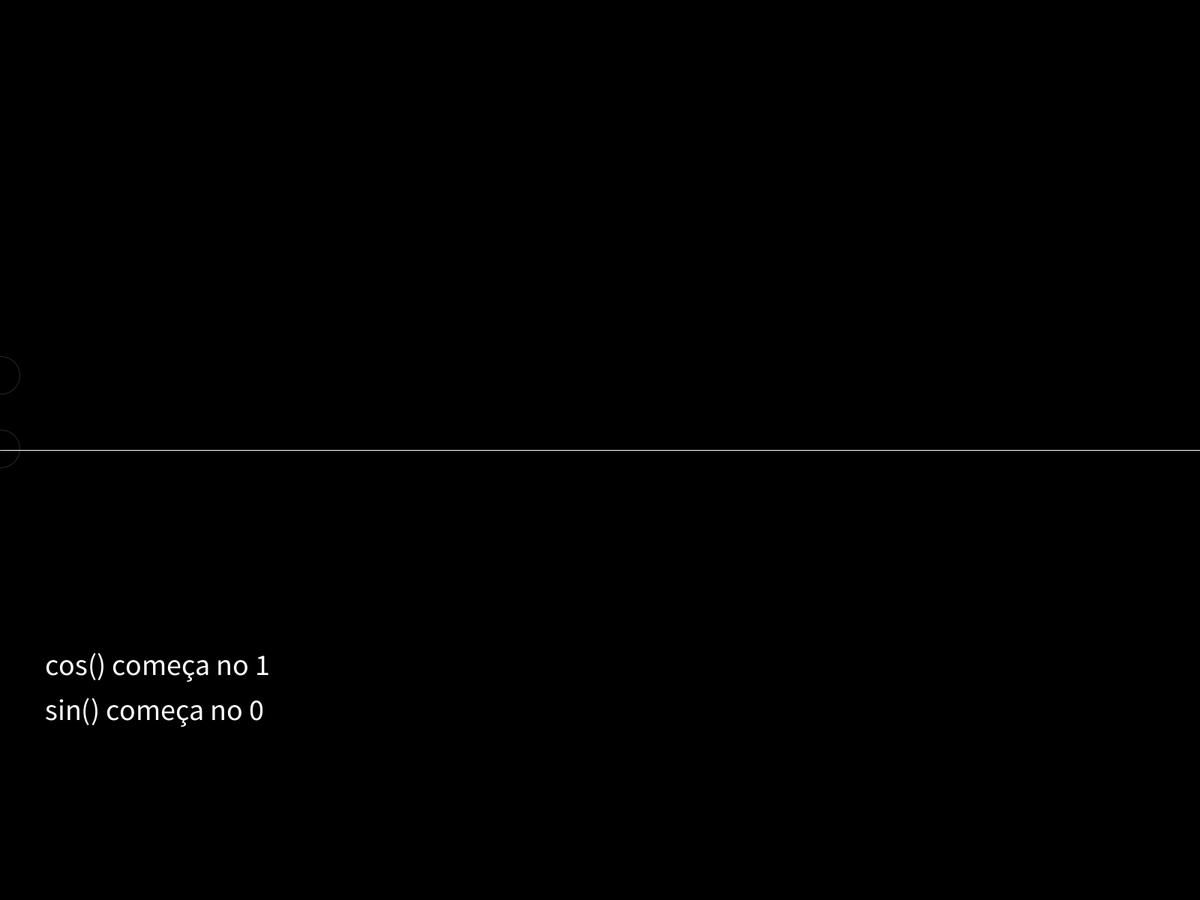
Frame 1 (no input)
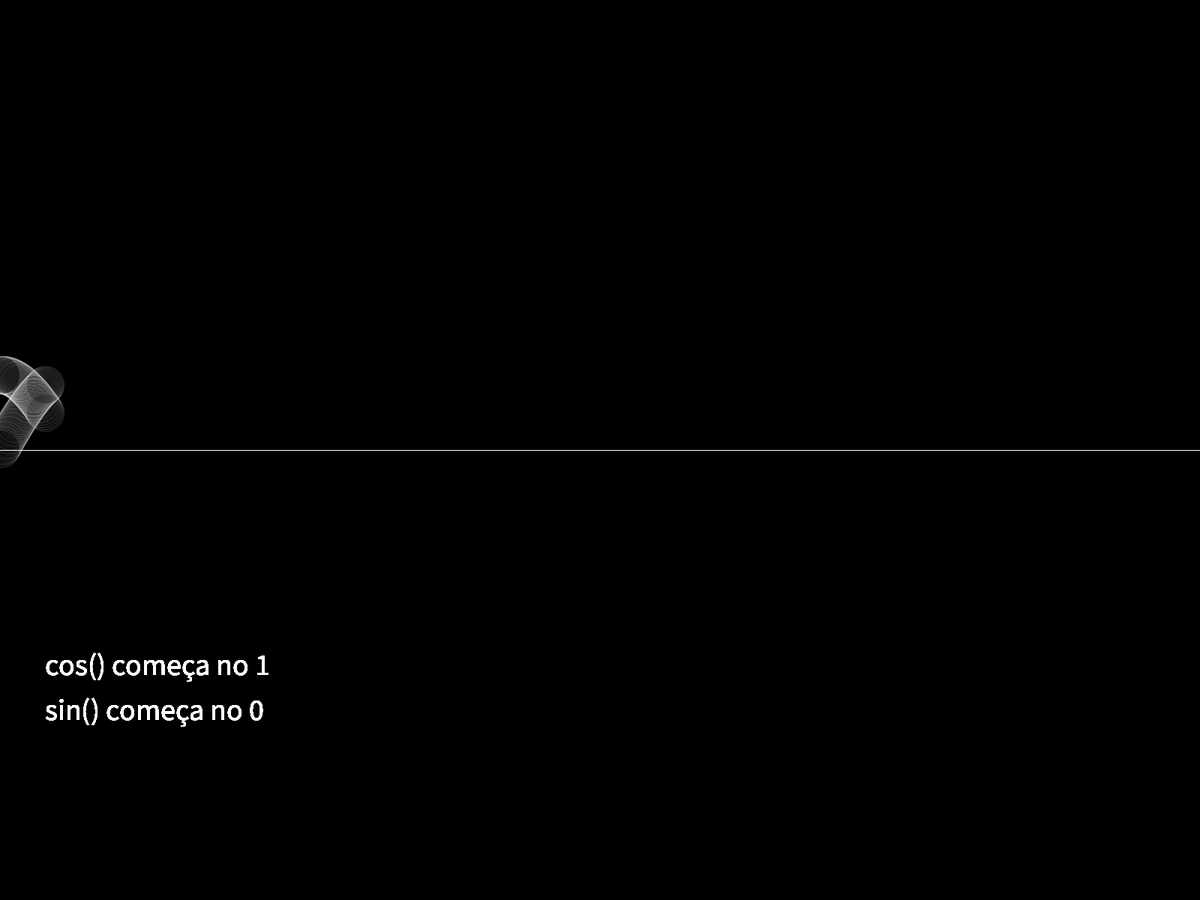
Frame 60 (the mouse pressed at the canvas centre just before this capture)
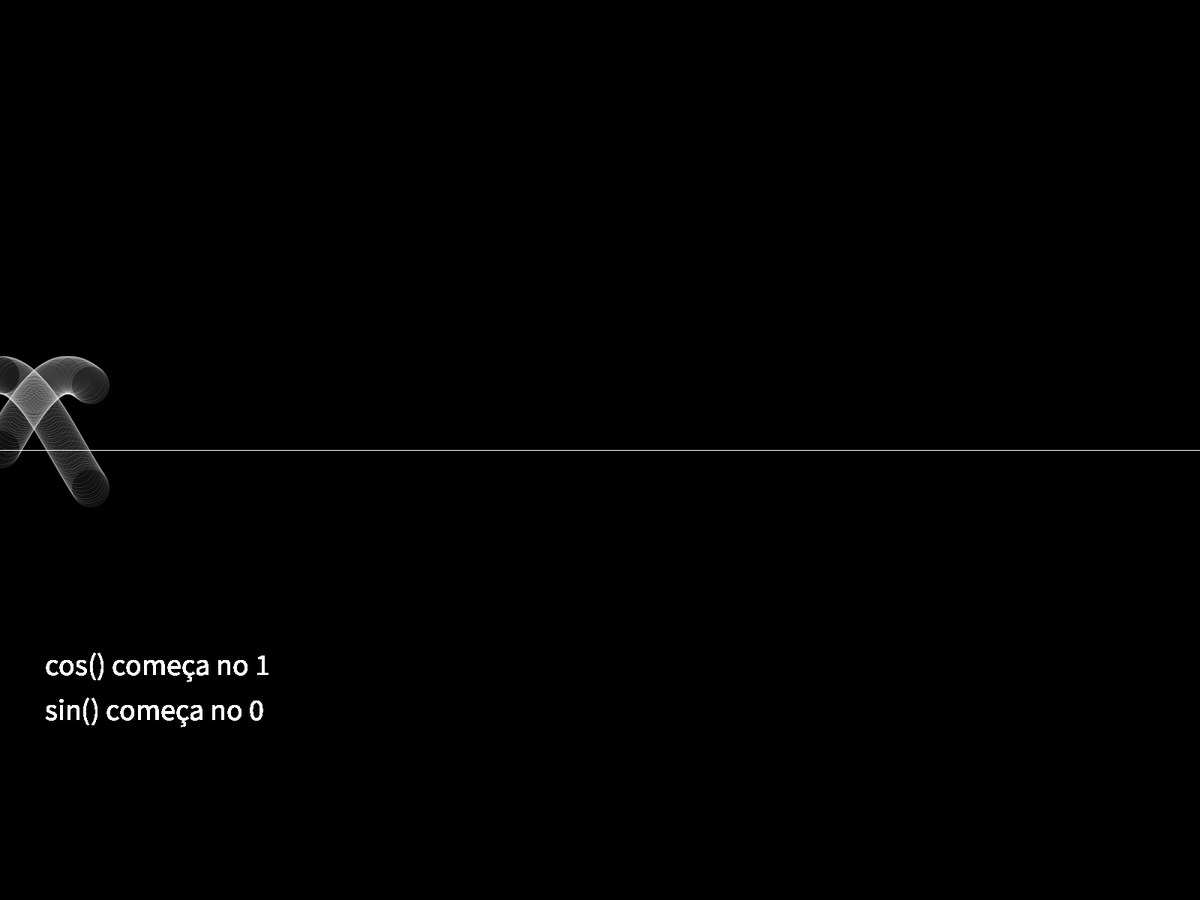
Frame 120 (the mouse held since frame 60 and released just before this capture)

The Processing sketch that drew these frames (run headless with seeded random() and noise(); from frame 60 on, the mouse is pressed at the canvas centre):

// Processing sketch: mySketch
// ── mySketch.pde
// Poliphonia Media Lab, 14 de agosto de 2018

/*
 * https://processing.org/reference/sin_.html
 * https://processing.org/examples/sinewave.html
 * https://processing.org/reference/cos_.html
 */

void setup() {
  fullScreen();
	background(0);
	stroke(255);
	//line(0,?,width,sin?);
	line(0,height/2,width,height/2);
	//line(0,?,width,?);
}

void draw(){
	noFill();
	stroke(255,40);
	
	textAlign(LEFT);
	textSize(40);
	text("cos() começa no 1", 60, height-height/4);
	text("sin() começa no 0", 60, height+60-height/4);
	
	translate(0, height/2);
	ellipse(frameCount, sin(radians(frameCount)) * -100, 50, 50);
  ellipse(frameCount, cos(radians(frameCount)) * -100, 50, 50);
}
